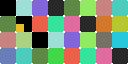

This game map was drawn from its Tiled (.tmx) file and the tilesets committed beside it. A one-line description and the trimmed map source follow:
An orthogonal 8x4 tile map with 16x16 px tiles, 1 tile layer (ground), 2 tilesets.

<map version="1.10" tiledversion="1.12.2" orientation="orthogonal" renderorder="right-down" width="8" height="4" tilewidth="16" tileheight="16" infinite="0" nextlayerid="2" nextobjectid="1">
 <tileset firstgid="1" source="../tilesets/tiles.tsx" />
 <tileset firstgid="17" source="../tilesets/items.tsx" />
 <layer id="1" name="ground" width="8" height="4">
  <data>[32 cells, 30 non-empty, 18 distinct tile ids]</data>
 </layer>
</map>
